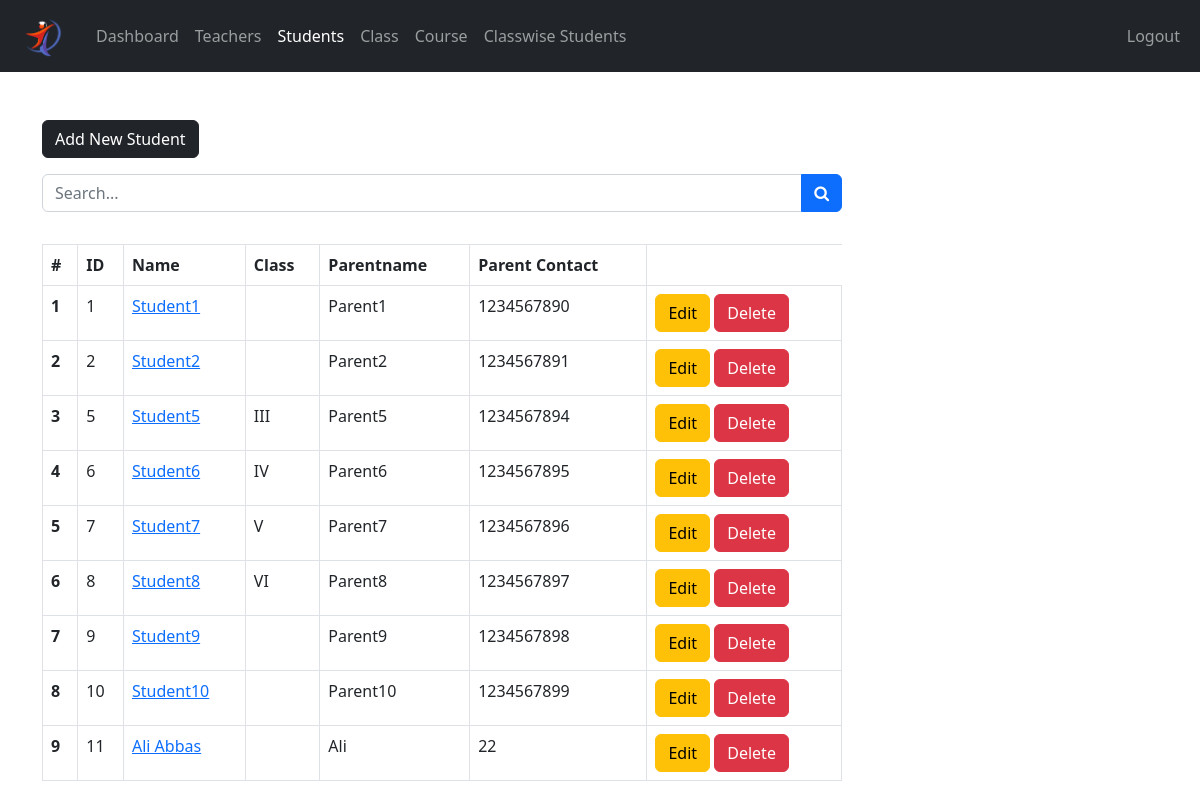
The app's page /UI/admin/student.php (signed in) with its own data.
### tables this page shows
CREATE TABLE `student` (
  `idStudent` int(11) NOT NULL AUTO_INCREMENT,
  `UserID` int(11) NOT NULL,
  `ParentId` int(11) NOT NULL,
  `name` varchar(45) NOT NULL,
  `Gender` varchar(45) NOT NULL,
  `DOB` date NOT NULL,
  `Address` varchar(250) NOT NULL,
  PRIMARY KEY (`idStudent`),
  KEY `fk_Student_USER1_idx` (`UserID`),
  KEY `fk_Student_Parent1_idx` (`ParentId`),
  CONSTRAINT `fk_Student_Parent1` FOREIGN KEY (`ParentId`) REFERENCES `parent` (`idParent`),
  CONSTRAINT `fk_Student_USER1` FOREIGN KEY (`UserID`) REFERENCES `user` (`UserID`)
);

CREATE TABLE `parent` (
  `idParent` int(11) NOT NULL AUTO_INCREMENT,
  `name` varchar(45) NOT NULL,
  `email` varchar(45) DEFAULT NULL,
  `phone_no` varchar(45) DEFAULT NULL,
  `CNIC_NO` varchar(45) DEFAULT NULL,
  PRIMARY KEY (`idParent`),
  UNIQUE KEY `CNIC_NO_UNIQUE` (`CNIC_NO`)
);

### UI/admin/data/student.php (called while the page is built, shortened)
<?php
function getAllStudentsWithDetails($conn)
{
  $sql = "SELECT
          student.idStudent,
          student.name AS student_name,
          parent.name AS parent_name,
          parent.phone_no,
          GROUP_CONCAT(DISTINCT class.name ORDER BY class.name SEPARATOR ', ') AS class_name
          FROM
          student
          LEFT JOIN
          registration ON student.idStudent = registration.StdId
          LEFT JOIN
          parent ON student.ParentId = parent.idParent
          LEFT JOIN
          class ON registration.ClassId = class.idClass
          GROUP BY
          student.idStudent, student.name, parent.name, parent.phone_no
          ";
  $stmt = $conn->prepare($sql);
  $stmt->execute();
  if ($stmt->rowCount() >= 1) {
    $students = $stmt->fetchAll();
    return $students;
  } else {
    return 0;
  }
}

### UI/admin/student.php (the view, shortened to what this page needs)
<?php
if (isset($_SESSION['UserID']) &&
    isset($_SESSION['role'])) {
    if ($_SESSION['role'] == 'Admin') {
       include "../DB_connection.php";
       include "data/student.php";
       $students = getAllStudentsWithDetails($conn);
 ?>
<!DOCTYPE html>
<html lang="en">
<head>
	<link rel="stylesheet" href="https://cdn.jsdelivr.net/npm/bootstrap@5.2.0/dist/css/bootstrap.min.css">
	<link rel="stylesheet" href="../css/style.css">
  <link rel="stylesheet" href="https://cdnjs.cloudflare.com/ajax/libs/font-awesome/4.7.0/css/font-awesome.min.css">
</head>
<body>
    <?php
        include "inc/navbar.php";
        if ($students != 0) {
     ?>
     <div class="container mt-5">
        <a href="student-add.php"
           class="btn btn-dark">Add New Student</a>
           <form action="student-search.php"
                 class="mt-3 n-table"
                 method="get">
             <div class="input-group mb-3">
                <input type="text"
                       class="form-control"
                       name="searchKey"
                       placeholder="Search...">
                <button class="btn btn-primary">
                        <i class="fa fa-search"
                           aria-hidden="true"></i>
                      </button>
             </div>
           </form>
           <div class="table-responsive">
              <table class="table table-bordered mt-3 n-table">
                <thead>
                  <tr>
                    <th scope="col">#</th>
                    <th scope="col">ID</th>
                    <th scope="col">Name</th>
                    <th scope="col">Class</th>
                    <th scope="col">Parentname</th>
                    <th scope="col">Parent Contact</th>
                  </tr>
                </thead>
                <tbody>
                  <?php $i = 0; foreach ($students as $student ) {
                    $i++;  ?>
                  <tr>
                    <th scope="row"><?=$i?></th>
                    <td><?=$student['idStudent']?></td>
                    <td>
                      <a href="student-view.php?student_id=<?=$student['idStudent']?>">
                        <?=$student['student_name']?>
                      </a>
                    </td>
                    <td><?=$student['class_name']?></td>
                    <td><?=$student['parent_name']?></td>
                    <td><?=$student['phone_no']?></td>
                    <td>
                        <a href="student-edit.php?idStudent=<?=$student['idStudent']?>"
                           class="btn btn-warning">Edit</a>
                        <a href="student-delete.php?idStudent=<?=$student['idStudent']?>"
                           class="btn btn-danger">Delete</a>
                    </td>
                  </tr>
                <?php } ?>
                </tbody>
              </table>
           </div>
         <?php } ?>
     </div>
</body>
</html>
<?php
  }else {
    header("Location: ../login.php");
    exit;
  }
}else {
	header("Location: ../login.php");
	exit;
}
?>

### UI/css/style.css (style rules this page uses)
.n-table { max-width: 800px; }

### records on screen
student: idStudent "1", name "Student1", ParentId.name "Parent1", ParentId.phone_no "1234567890"
student: idStudent "2", name "Student2", ParentId.name "Parent2", ParentId.phone_no "1234567891"
student: idStudent "5", name "Student5", class_name "III", ParentId.name "Parent5", ParentId.phone_no "1234567894"
student: idStudent "6", name "Student6", class_name "IV", ParentId.name "Parent6", ParentId.phone_no "1234567895"
student: idStudent "7", name "Student7", class_name "V", ParentId.name "Parent7", ParentId.phone_no "1234567896"
student: idStudent "8", name "Student8", class_name "VI", ParentId.name "Parent8", ParentId.phone_no "1234567897"
student: idStudent "9", name "Student9", ParentId.name "Parent9", ParentId.phone_no "1234567898"
student: idStudent "10", name "Student10", ParentId.name "Parent10", ParentId.phone_no "1234567899"
student: idStudent "11", name "Ali Abbas", ParentId.name "Ali", ParentId.phone_no "22"
